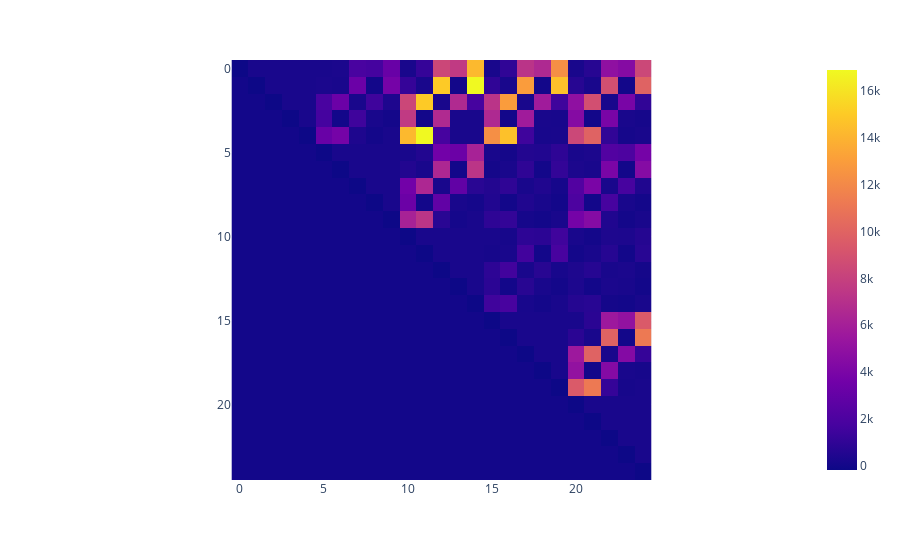

Notebook source saved alongside this figure:
### Code cell
model.show(group="all")

### Figure 1 — Plotly figure (JSON) as saved in the notebook; plotly's stock layout.template omitted (floating-point values rounded to 4 significant figures; data arrays with more than 128 entries replaced by an {"elided": "..."} marker saying what was removed)
{"data": [{"coloraxis": "coloraxis", "hovertemplate": "x: %{x}<br>y: %{y}<br>color: %{z}<extra></extra>", "name": "0", "type": "heatmap", "xaxis": "x", "yaxis": "y", "z": {"elided": "25x25 int values"}}], "layout": {"coloraxis": {"colorscale": [[0, "#0d0887"], [0.1111, "#46039f"], [0.2222, "#7201a8"], [0.3333, "#9c179e"], [0.4444, "#bd3786"], [0.5556, "#d8576b"], [0.6667, "#ed7953"], [0.7778, "#fb9f3a"], [0.8889, "#fdca26"], [1, "#f0f921"]]}, "margin": {"t": 60}, "xaxis": {"anchor": "y", "constrain": "domain", "domain": [0, 1], "scaleanchor": "y"}, "yaxis": {"anchor": "x", "autorange": "reversed", "constrain": "domain", "domain": [0, 1]}}}
